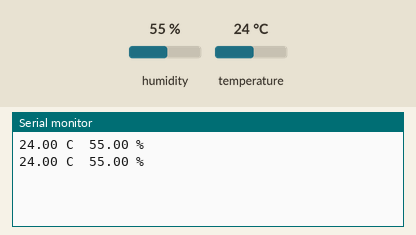
Recording of a sketch running on a simulated Arduino Uno, built with avr-gcc and run on an emulated ATmega328P. On the bench: the last lines printed to the serial monitor. The inputs (shaded band) are chosen by the test bench; at power-on: humidity 55 %, temperature 24 °C.

Above: at 2.8 s.
2.9 s: humidity set to 22 %
At 4.6 s:
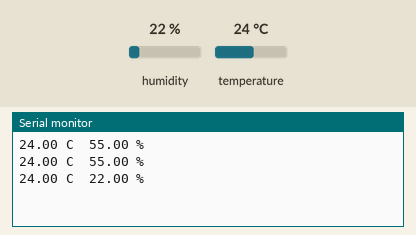
5.6 s: temperature set to 12 °C
At 7.0 s:
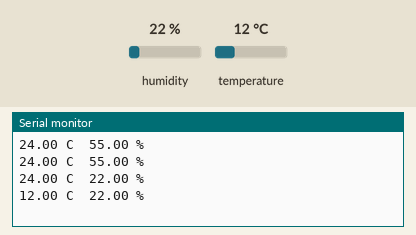
8.3 s: humidity set to 40 %
At 10.6 s:
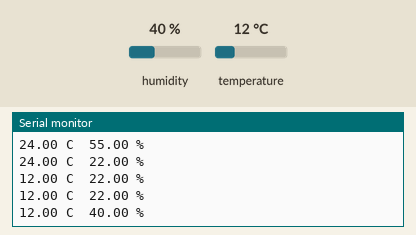
Timing chart, 0 to 12.1 s (numbered marks = the images above; inputs shaded):
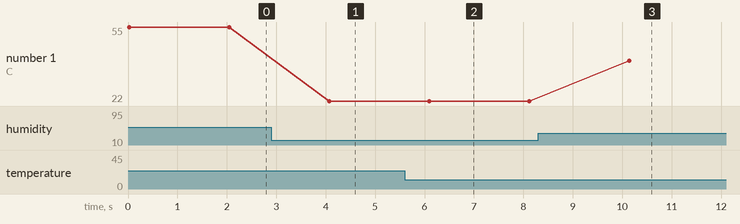

Measured:
- after the input at 2.9 s, the serial monitor: prints a new line after 1.2 s (image 1)
- after the input at 5.6 s, the serial monitor: prints a new line after 0.50 s (image 2)
- after the input at 8.3 s, the serial monitor: prints a new line after 1.8 s (image 3)
- plotted number 1: 55 → 22 after the input at 2.9 s, 22 → 40 after the input at 8.3 s

The sketch:

DhtRead.ino
```cpp
#include <DHT.h>
DHT dht(2, DHT11);
void setup() { Serial.begin(9600); dht.begin(); }
void loop() {
  float h = dht.readHumidity(), t = dht.readTemperature();
  if (isnan(h) || isnan(t)) { Serial.println("read failed"); return; }
  Serial.print(t); Serial.print(" C  "); Serial.print(h); Serial.println(" %");
  delay(2000);
}
```
